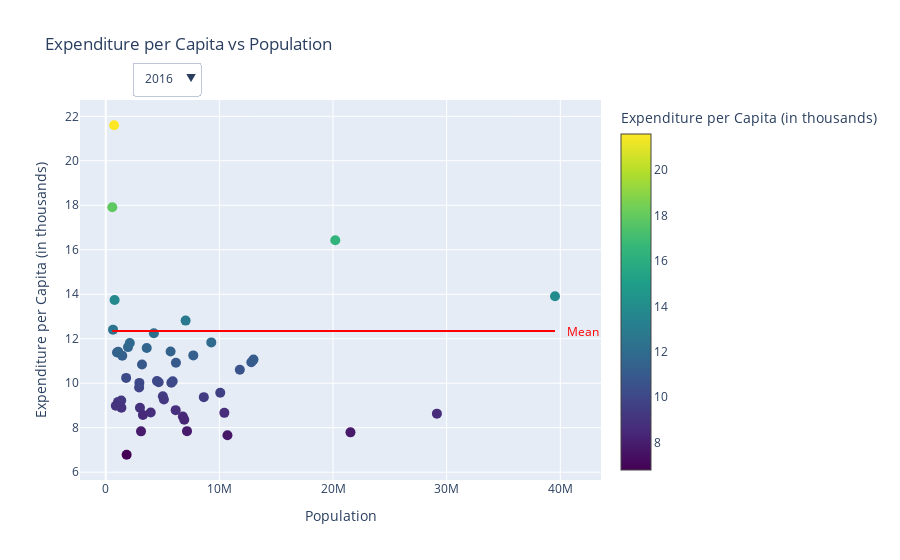

Notebook code for this chart:
### Markdown cell above
# TO USE Scatter Plot!

### Code cell
import plotly.graph_objs as go
import pandas as pd

def create_scatterplot():

    # Load data for each year
    data = {}
    for year in range(2016, 2021):
        df = pd.read_csv(f"{year}_per_capita_analysis.csv")
        df = df.drop(df[df["State"] == "United States"].index)
        populations = pd.read_csv("us_cleaned_population.csv")
        populations = populations.drop(populations[populations["State"] == "United States"].index)
        df = pd.merge(df, populations, on="State")
        data[str(year)] = df

    # Create scatter plot
    fig = go.Figure()

    # Add scatter traces for each year
    for year, df in data.items():
        fig.add_trace(go.Scatter(
            x=df["Population"],
            y=df["Expenditure per Capita (in thousands)"],
            mode="markers",
            visible=(year == "2016"),
            name=year,
            marker=dict(
                size=10,
                color=df["Expenditure per Capita (in thousands)"],
                colorscale="Viridis",
                colorbar=dict(title="Expenditure per Capita (in thousands)")
            ),
            text=df["State"]
        ))

    # Calculate mean Expenditure per Capita for the year
    mean_expenditure = df["Expenditure per Capita (in thousands)"].mean()

    # Add mean line
    fig.add_shape(
        type="line",
        x0=df["Population"].min(),
        x1=df["Population"].max(),
        y0=mean_expenditure,
        y1=mean_expenditure,
        line=dict(
            color="red",
            width=2,
        )
    )

    # Add annotation for mean line
    fig.add_annotation(
        x=df["Population"].max(),
        y=mean_expenditure,
        text="Mean",
        showarrow=False,
        font=dict(
            size=12,
            color="red"
        ),
        xanchor="left",
        yanchor="top",
        xshift=10,
        yshift=10,
    )

    # Customize layout
    fig.update_layout(
        title="Expenditure per Capita vs Population",
        xaxis_title="Population",
        yaxis_title="Expenditure per Capita (in thousands)", 
    )

    # Add dropdown menu
    dropdown_menu = []
    for year in range(2016, 2021):
        dropdown_menu.append(
            dict(
                label=str(year),
                method="update",
                args=[
                    {"visible": [y == str(year) for y in data.keys()]},
                    {"title": f"Expenditure per Capita vs Population ({year})"}
                ]
            )
        )
    fig.update_layout(
        updatemenus=[dict(
            type="dropdown",
            active=0,
            buttons=dropdown_menu,
            x=0.1,
            y=1.1,
            xanchor="left",
            yanchor="top"
        )]
    )
    
    # Show plot
    fig.show()

# Call function to create scatter plot
create_scatterplot()

### Figure 1 — Plotly figure (JSON) as saved in the notebook; plotly's stock layout.template omitted (floating-point values rounded to 4 significant figures)
{"data": [{"marker": {"color": [9.411, 21.6, 7.845, 8.893, 13.91, 10.02, 11.58, 11.38, 7.79, 7.659, 11.24, 6.784, 10.94, 8.502, 10.84, 9.807, 10.1, 10.04, 9.224, 10.92, 12.81, 9.572, 11.42, 10.01, 8.789, 9.16, 11.62, 7.836, 8.894, 11.84, 11.81, 16.43, 8.667, 13.74, 10.6, 8.686, 12.25, 11.06, 11.42, 9.266, 8.987, 8.359, 8.633, 8.576, 12.41, 9.373, 11.25, 10.24, 10.09, 17.91], "colorbar": {"title": {"text": "Expenditure per Capita (in thousands)"}}, "colorscale": [[0, "#440154"], [0.1111, "#482878"], [0.2222, "#3e4989"], [0.3333, "#31688e"], [0.4444, "#26828e"], [0.5556, "#1f9e89"], [0.6667, "#35b779"], [0.7778, "#6ece58"], [0.8889, "#b5de2b"], [1, "#fde725"]], "size": 10}, "mode": "markers", "name": "2016", "text": ["Alabama", "Alaska", "Arizona", "Arkansas", "California", "Colorado", "Connecticut", "Delaware", "Florida", "Georgia", "Hawaii", "Idaho", "Illinois", "Indiana", "Iowa", "Kansas", "Kentucky", "Louisiana", "Maine", "Maryland", "Massachusetts", "Michigan", "Minnesota", "Mississippi", "Missouri", "Montana", "Nebraska", "Nevada", "New Hampshire", "New Jersey", "New Mexico", "New York", "North Carolina", "North Dakota", "Ohio", "Oklahoma", "Oregon", "Pennsylvania", "Rhode Island", "South Carolina", "South Dakota", "Tennessee", "Texas", "Utah", "Vermont", "Virginia", "Washington", "West Virginia", "Wisconsin", "Wyoming"], "type": "scatter", "visible": true, "x": [5024356, 733378, 7151507, 3011555, 39538245, 5773733, 3605942, 989957, 21538226, 10711937, 1455273, 1839092, 12812545, 6785668, 3190372, 2937847, 4505893, 4657749, 1362341, 6177213, 7029949, 10077325, 5706504, 2961288, 6154920, 1084197, 1961489, 3104624, 1377518, 9289031, 2117527, 20201230, 10439414, 779091, 11799374, 3959346, 4237291, 13002689, 1097371, 5118429, 886677, 6910786, 29145428, 3271614, 643085, 8631384, 7705247, 1793755, 5893725, 576837], "y": [9.411, 21.6, 7.845, 8.893, 13.91, 10.02, 11.58, 11.38, 7.79, 7.659, 11.24, 6.784, 10.94, 8.502, 10.84, 9.807, 10.1, 10.04, 9.224, 10.92, 12.81, 9.572, 11.42, 10.01, 8.789, 9.16, 11.62, 7.836, 8.894, 11.84, 11.81, 16.43, 8.667, 13.74, 10.6, 8.686, 12.25, 11.06, 11.42, 9.266, 8.987, 8.359, 8.633, 8.576, 12.41, 9.373, 11.25, 10.24, 10.09, 17.91]}, {"marker": {"color": [9.347, 20.37, 8.402, 9.194, 14.4, 10.55, 11.38, 12.22, 8.222, 7.993, 11.56, 7.189, 11.45, 8.738, 10.99, 10.48, 10.08, 10.59, 9.521, 11.33, 13.22, 9.887, 11.97, 10.2, 9.001, 10.14, 11.91, 8.418, 9.175, 11.8, 11.67, 17.25, 8.843, 14.23, 11.01, 8.812, 12.5, 11.64, 11.73, 9.786, 9.047, 8.989, 9.03, 9.215, 12.38, 9.685, 11.91, 10.12, 10.6, 17.96], "colorbar": {"title": {"text": "Expenditure per Capita (in thousands)"}}, "colorscale": [[0, "#440154"], [0.1111, "#482878"], [0.2222, "#3e4989"], [0.3333, "#31688e"], [0.4444, "#26828e"], [0.5556, "#1f9e89"], [0.6667, "#35b779"], [0.7778, "#6ece58"], [0.8889, "#b5de2b"], [1, "#fde725"]], "size": 10}, "mode": "markers", "name": "2017", "text": ["Alabama", "Alaska", "Arizona", "Arkansas", "California", "Colorado", "Connecticut", "Delaware", "Florida", "Georgia", "Hawaii", "Idaho", "Illinois", "Indiana", "Iowa", "Kansas", "Kentucky", "Louisiana", "Maine", "Maryland", "Massachusetts", "Michigan", "Minnesota", "Mississippi", "Missouri", "Montana", "Nebraska", "Nevada", "New Hampshire", "New Jersey", "New Mexico", "New York", "North Carolina", "North Dakota", "Ohio", "Oklahoma", "Oregon", "Pennsylvania", "Rhode Island", "South Carolina", "South Dakota", "Tennessee", "Texas", "Utah", "Vermont", "Virginia", "Washington", "West Virginia", "Wisconsin", "Wyoming"], "type": "scatter", "visible": false, "x": [5024356, 733378, 7151507, 3011555, 39538245, 5773733, 3605942, 989957, 21538226, 10711937, 1455273, 1839092, 12812545, 6785668, 3190372, 2937847, 4505893, 4657749, 1362341, 6177213, 7029949, 10077325, 5706504, 2961288, 6154920, 1084197, 1961489, 3104624, 1377518, 9289031, 2117527, 20201230, 10439414, 779091, 11799374, 3959346, 4237291, 13002689, 1097371, 5118429, 886677, 6910786, 29145428, 3271614, 643085, 8631384, 7705247, 1793755, 5893725, 576837], "y": [9.347, 20.37, 8.402, 9.194, 14.4, 10.55, 11.38, 12.22, 8.222, 7.993, 11.56, 7.189, 11.45, 8.738, 10.99, 10.48, 10.08, 10.59, 9.521, 11.33, 13.22, 9.887, 11.97, 10.2, 9.001, 10.14, 11.91, 8.418, 9.175, 11.8, 11.67, 17.25, 8.843, 14.23, 11.01, 8.812, 12.5, 11.64, 11.73, 9.786, 9.047, 8.989, 9.03, 9.215, 12.38, 9.685, 11.91, 10.12, 10.6, 17.96]}, {"marker": {"color": [9.601, 22.45, 8.775, 9.185, 15.32, 11.2, 11.55, 12.32, 8.711, 8.31, 12.22, 7.667, 11.93, 9.051, 11.34, 10.49, 10.25, 10.7, 9.829, 11.7, 13.67, 10.25, 12.72, 10.19, 9.2, 10.22, 12.02, 8.922, 9.421, 11.81, 11.91, 18.19, 9.187, 13.0, 11.16, 8.885, 13.25, 11.74, 12.05, 10.14, 9.2, 9.084, 9.615, 9.895, 12.84, 10.04, 12.48, 10.14, 10.64, 17.58], "colorbar": {"title": {"text": "Expenditure per Capita (in thousands)"}}, "colorscale": [[0, "#440154"], [0.1111, "#482878"], [0.2222, "#3e4989"], [0.3333, "#31688e"], [0.4444, "#26828e"], [0.5556, "#1f9e89"], [0.6667, "#35b779"], [0.7778, "#6ece58"], [0.8889, "#b5de2b"], [1, "#fde725"]], "size": 10}, "mode": "markers", "name": "2018", "text": ["Alabama", "Alaska", "Arizona", "Arkansas", "California", "Colorado", "Connecticut", "Delaware", "Florida", "Georgia", "Hawaii", "Idaho", "Illinois", "Indiana", "Iowa", "Kansas", "Kentucky", "Louisiana", "Maine", "Maryland", "Massachusetts", "Michigan", "Minnesota", "Mississippi", "Missouri", "Montana", "Nebraska", "Nevada", "New Hampshire", "New Jersey", "New Mexico", "New York", "North Carolina", "North Dakota", "Ohio", "Oklahoma", "Oregon", "Pennsylvania", "Rhode Island", "South Carolina", "South Dakota", "Tennessee", "Texas", "Utah", "Vermont", "Virginia", "Washington", "West Virginia", "Wisconsin", "Wyoming"], "type": "scatter", "visible": false, "x": [5024356, 733378, 7151507, 3011555, 39538245, 5773733, 3605942, 989957, 21538226, 10711937, 1455273, 1839092, 12812545, 6785668, 3190372, 2937847, 4505893, 4657749, 1362341, 6177213, 7029949, 10077325, 5706504, 2961288, 6154920, 1084197, 1961489, 3104624, 1377518, 9289031, 2117527, 20201230, 10439414, 779091, 11799374, 3959346, 4237291, 13002689, 1097371, 5118429, 886677, 6910786, 29145428, 3271614, 643085, 8631384, 7705247, 1793755, 5893725, 576837], "y": [9.601, 22.45, 8.775, 9.185, 15.32, 11.2, 11.55, 12.32, 8.711, 8.31, 12.22, 7.667, 11.93, 9.051, 11.34, 10.49, 10.25, 10.7, 9.829, 11.7, 13.67, 10.25, 12.72, 10.19, 9.2, 10.22, 12.02, 8.922, 9.421, 11.81, 11.91, 18.19, 9.187, 13.0, 11.16, 8.885, 13.25, 11.74, 12.05, 10.14, 9.2, 9.084, 9.615, 9.895, 12.84, 10.04, 12.48, 10.14, 10.64, 17.58]}, {"marker": {"color": [10.01, 20.36, 9.309, 9.57, 16.29, 11.54, 11.97, 12.93, 9.241, 8.627, 12.9, 8.332, 12.06, 9.551, 11.74, 10.78, 10.41, 10.94, 10.24, 12.23, 14.07, 10.8, 12.63, 10.4, 9.639, 10.43, 12.23, 9.627, 9.655, 12.35, 12.17, 18.57, 9.813, 13.16, 11.5, 9.135, 14.17, 12.32, 12.46, 10.38, 9.329, 9.522, 10.1, 10.78, 13.56, 10.53, 13.07, 10.46, 10.96, 17.34], "colorbar": {"title": {"text": "Expenditure per Capita (in thousands)"}}, "colorscale": [[0, "#440154"], [0.1111, "#482878"], [0.2222, "#3e4989"], [0.3333, "#31688e"], [0.4444, "#26828e"], [0.5556, "#1f9e89"], [0.6667, "#35b779"], [0.7778, "#6ece58"], [0.8889, "#b5de2b"], [1, "#fde725"]], "size": 10}, "mode": "markers", "name": "2019", "text": ["Alabama", "Alaska", "Arizona", "Arkansas", "California", "Colorado", "Connecticut", "Delaware", "Florida", "Georgia", "Hawaii", "Idaho", "Illinois", "Indiana", "Iowa", "Kansas", "Kentucky", "Louisiana", "Maine", "Maryland", "Massachusetts", "Michigan", "Minnesota", "Mississippi", "Missouri", "Montana", "Nebraska", "Nevada", "New Hampshire", "New Jersey", "New Mexico", "New York", "North Carolina", "North Dakota", "Ohio", "Oklahoma", "Oregon", "Pennsylvania", "Rhode Island", "South Carolina", "South Dakota", "Tennessee", "Texas", "Utah", "Vermont", "Virginia", "Washington", "West Virginia", "Wisconsin", "Wyoming"], "type": "scatter", "visible": false, "x": [5024356, 733378, 7151507, 3011555, 39538245, 5773733, 3605942, 989957, 21538226, 10711937, 1455273, 1839092, 12812545, 6785668, 3190372, 2937847, 4505893, 4657749, 1362341, 6177213, 7029949, 10077325, 5706504, 2961288, 6154920, 1084197, 1961489, 3104624, 1377518, 9289031, 2117527, 20201230, 10439414, 779091, 11799374, 3959346, 4237291, 13002689, 1097371, 5118429, 886677, 6910786, 29145428, 3271614, 643085, 8631384, 7705247, 1793755, 5893725, 576837], "y": [10.01, 20.36, 9.309, 9.57, 16.29, 11.54, 11.97, 12.93, 9.241, 8.627, 12.9, 8.332, 12.06, 9.551, 11.74, 10.78, 10.41, 10.94, 10.24, 12.23, 14.07, 10.8, 12.63, 10.4, 9.639, 10.43, 12.23, 9.627, 9.655, 12.35, 12.17, 18.57, 9.813, 13.16, 11.5, 9.135, 14.17, 12.32, 12.46, 10.38, 9.329, 9.522, 10.1, 10.78, 13.56, 10.53, 13.07, 10.46, 10.96, 17.34]}, {"marker": {"color": [10.48, 20.56, 9.996, 9.623, 17.16, 12.82, 12.56, 13.45, 9.668, 9.379, 13.85, 9.073, 12.91, 10.25, 12.67, 11.39, 11.19, 11.47, 11.08, 13.11, 15.47, 11.5, 13.68, 11.0, 10.09, 11.16, 12.85, 10.75, 10.29, 12.62, 13.08, 19.19, 10.32, 14.02, 12.37, 9.652, 15.51, 13.39, 13.22, 10.99, 9.87, 9.822, 10.72, 11.58, 14.88, 11.34, 14.57, 11.33, 11.47, 18.01], "colorbar": {"title": {"text": "Expenditure per Capita (in thousands)"}}, "colorscale": [[0, "#440154"], [0.1111, "#482878"], [0.2222, "#3e4989"], [0.3333, "#31688e"], [0.4444, "#26828e"], [0.5556, "#1f9e89"], [0.6667, "#35b779"], [0.7778, "#6ece58"], [0.8889, "#b5de2b"], [1, "#fde725"]], "size": 10}, "mode": "markers", "name": "2020", "text": ["Alabama", "Alaska", "Arizona", "Arkansas", "California", "Colorado", "Connecticut", "Delaware", "Florida", "Georgia", "Hawaii", "Idaho", "Illinois", "Indiana", "Iowa", "Kansas", "Kentucky", "Louisiana", "Maine", "Maryland", "Massachusetts", "Michigan", "Minnesota", "Mississippi", "Missouri", "Montana", "Nebraska", "Nevada", "New Hampshire", "New Jersey", "New Mexico", "New York", "North Carolina", "North Dakota", "Ohio", "Oklahoma", "Oregon", "Pennsylvania", "Rhode Island", "South Carolina", "South Dakota", "Tennessee", "Texas", "Utah", "Vermont", "Virginia", "Washington", "West Virginia", "Wisconsin", "Wyoming"], "type": "scatter", "visible": false, "x": [5024356, 733378, 7151507, 3011555, 39538245, 5773733, 3605942, 989957, 21538226, 10711937, 1455273, 1839092, 12812545, 6785668, 3190372, 2937847, 4505893, 4657749, 1362341, 6177213, 7029949, 10077325, 5706504, 2961288, 6154920, 1084197, 1961489, 3104624, 1377518, 9289031, 2117527, 20201230, 10439414, 779091, 11799374, 3959346, 4237291, 13002689, 1097371, 5118429, 886677, 6910786, 29145428, 3271614, 643085, 8631384, 7705247, 1793755, 5893725, 576837], "y": [10.48, 20.56, 9.996, 9.623, 17.16, 12.82, 12.56, 13.45, 9.668, 9.379, 13.85, 9.073, 12.91, 10.25, 12.67, 11.39, 11.19, 11.47, 11.08, 13.11, 15.47, 11.5, 13.68, 11.0, 10.09, 11.16, 12.85, 10.75, 10.29, 12.62, 13.08, 19.19, 10.32, 14.02, 12.37, 9.652, 15.51, 13.39, 13.22, 10.99, 9.87, 9.822, 10.72, 11.58, 14.88, 11.34, 14.57, 11.33, 11.47, 18.01]}], "layout": {"annotations": [{"font": {"color": "red", "size": 12}, "showarrow": false, "text": "Mean", "x": 39538245, "xanchor": "left", "xshift": 10, "y": 12.35, "yanchor": "top", "yshift": 10}], "shapes": [{"line": {"color": "red", "width": 2}, "type": "line", "x0": 576837, "x1": 39538245, "y0": 12.35, "y1": 12.35}], "title": {"text": "Expenditure per Capita vs Population"}, "updatemenus": [{"active": 0, "buttons": [{"args": [{"visible": [true, false, false, false, false]}, {"title": "Expenditure per Capita vs Population (2016)"}], "label": "2016", "method": "update"}, {"args": [{"visible": [false, true, false, false, false]}, {"title": "Expenditure per Capita vs Population (2017)"}], "label": "2017", "method": "update"}, {"args": [{"visible": [false, false, true, false, false]}, {"title": "Expenditure per Capita vs Population (2018)"}], "label": "2018", "method": "update"}, {"args": [{"visible": [false, false, false, true, false]}, {"title": "Expenditure per Capita vs Population (2019)"}], "label": "2019", "method": "update"}, {"args": [{"visible": [false, false, false, false, true]}, {"title": "Expenditure per Capita vs Population (2020)"}], "label": "2020", "method": "update"}], "type": "dropdown", "x": 0.1, "xanchor": "left", "y": 1.1, "yanchor": "top"}], "xaxis": {"title": {"text": "Population"}}, "yaxis": {"title": {"text": "Expenditure per Capita (in thousands)"}}}}
